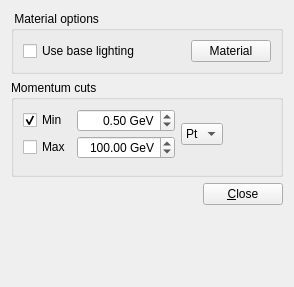
<?xml version="1.0" encoding="UTF-8"?>
<ui version="4.0">
 <class>IParticleCollectionSettingsForm</class>
 <widget class="QWidget" name="IParticleCollectionSettingsForm">
  <property name="geometry">
   <rect>
    <x>0</x>
    <y>0</y>
    <width>294</width>
    <height>287</height>
   </rect>
  </property>
  <property name="windowTitle">
   <string>Form</string>
  </property>
  <layout class="QVBoxLayout" name="verticalLayout_5">
   <item>
    <widget class="QGroupBox" name="material_group">
     <property name="title">
      <string> Material options</string>
     </property>
     <property name="checkable">
      <bool>false</bool>
     </property>
     <layout class="QHBoxLayout" name="horizontalLayout">
      <item>
       <layout class="QHBoxLayout" name="horizontalLayout_3">
        <item>
         <widget class="QCheckBox" name="checkBox_tracksUseBaseLightModel">
          <property name="toolTip">
           <string>Use a less advanced light model for the tracks. This might lead to more clearly visible tracks (but transparency will not be taken into account)</string>
          </property>
          <property name="text">
           <string>Use base lighting</string>
          </property>
         </widget>
        </item>
       </layout>
      </item>
      <item>
       <spacer name="horizontalSpacer_2">
        <property name="orientation">
         <enum>Qt::Horizontal</enum>
        </property>
        <property name="sizeHint" stdset="0">
         <size>
          <width>40</width>
          <height>20</height>
         </size>
        </property>
       </spacer>
      </item>
      <item>
       <layout class="QHBoxLayout" name="horizontalLayout_4">
        <item>
         <widget class="VP1MaterialButton" name="pushButton_matButton">
          <property name="text">
           <string>Material</string>
          </property>
         </widget>
        </item>
       </layout>
      </item>
     </layout>
    </widget>
   </item>
   <item>
    <widget class="QWidget" name="cuts" native="true">
     <property name="enabled">
      <bool>true</bool>
     </property>
     <layout class="QVBoxLayout" name="verticalLayout_4">
      <property name="margin">
       <number>0</number>
      </property>
      <item>
       <widget class="QGroupBox" name="groupBox_cuts_momentum">
        <property name="enabled">
         <bool>true</bool>
        </property>
        <property name="title">
         <string>Momentum cuts</string>
        </property>
        <layout class="QVBoxLayout" name="verticalLayout_2">
         <item>
          <layout class="QHBoxLayout" name="horizontalLayout_5">
           <item>
            <layout class="QGridLayout" name="_5">
             <property name="verticalSpacing">
              <number>4</number>
             </property>
             <item row="0" column="0">
              <widget class="QCheckBox" name="checkBox_cut_minpt">
               <property name="text">
                <string>Min</string>
               </property>
               <property name="checked">
                <bool>true</bool>
               </property>
              </widget>
             </item>
             <item row="0" column="1">
              <widget class="QDoubleSpinBox" name="doubleSpinBox_cut_minpt_gev">
               <property name="alignment">
                <set>Qt::AlignRight|Qt::AlignTrailing|Qt::AlignVCenter</set>
               </property>
               <property name="suffix">
                <string> GeV</string>
               </property>
               <property name="maximum">
                <double>999.990000000000009</double>
               </property>
               <property name="singleStep">
                <double>0.100000000000000</double>
               </property>
               <property name="value">
                <double>0.500000000000000</double>
               </property>
              </widget>
             </item>
             <item row="1" column="0">
              <widget class="QCheckBox" name="checkBox_cut_maxpt">
               <property name="text">
                <string>Max</string>
               </property>
              </widget>
             </item>
             <item row="1" column="1">
              <widget class="QDoubleSpinBox" name="doubleSpinBox_cut_maxpt_gev">
               <property name="alignment">
                <set>Qt::AlignRight|Qt::AlignTrailing|Qt::AlignVCenter</set>
               </property>
               <property name="suffix">
                <string> GeV</string>
               </property>
               <property name="maximum">
                <double>9999.989999999999782</double>
               </property>
               <property name="singleStep">
                <double>0.100000000000000</double>
               </property>
               <property name="value">
                <double>100.000000000000000</double>
               </property>
              </widget>
             </item>
            </layout>
           </item>
           <item>
            <widget class="QComboBox" name="comboBox_momtype">
             <item>
              <property name="text">
               <string>Pt</string>
              </property>
             </item>
             <item>
              <property name="text">
               <string>P</string>
              </property>
             </item>
            </widget>
           </item>
           <item>
            <spacer name="horizontalSpacer">
             <property name="orientation">
              <enum>Qt::Horizontal</enum>
             </property>
             <property name="sizeHint" stdset="0">
              <size>
               <width>13</width>
               <height>20</height>
              </size>
             </property>
            </spacer>
           </item>
          </layout>
         </item>
         <item>
          <widget class="VP1EtaPhiCutWidget" name="etaPhiCutWidget" native="true"/>
         </item>
        </layout>
       </widget>
      </item>
     </layout>
    </widget>
   </item>
   <item>
    <layout class="QVBoxLayout" name="verticalLayout_additional_widgets"/>
   </item>
   <item>
    <layout class="QHBoxLayout" name="close_widget">
     <item>
      <spacer>
       <property name="orientation">
        <enum>Qt::Horizontal</enum>
       </property>
       <property name="sizeHint" stdset="0">
        <size>
         <width>40</width>
         <height>20</height>
        </size>
       </property>
      </spacer>
     </item>
     <item>
      <widget class="QPushButton" name="pushButton_close">
       <property name="text">
        <string>&amp;Close</string>
       </property>
      </widget>
     </item>
    </layout>
   </item>
   <item>
    <spacer name="verticalSpacer">
     <property name="orientation">
      <enum>Qt::Vertical</enum>
     </property>
     <property name="sizeHint" stdset="0">
      <size>
       <width>20</width>
       <height>40</height>
      </size>
     </property>
    </spacer>
   </item>
  </layout>
 </widget>
 <customwidgets>
  <customwidget>
   <class>VP1MaterialButton</class>
   <extends>QPushButton</extends>
   <header>VP1Base/VP1MaterialButton.h</header>
  </customwidget>
  <customwidget>
   <class>VP1EtaPhiCutWidget</class>
   <extends>QWidget</extends>
   <header>VP1Base/VP1EtaPhiCutWidget.h</header>
   <container>1</container>
  </customwidget>
 </customwidgets>
 <resources/>
 <connections/>
</ui>
